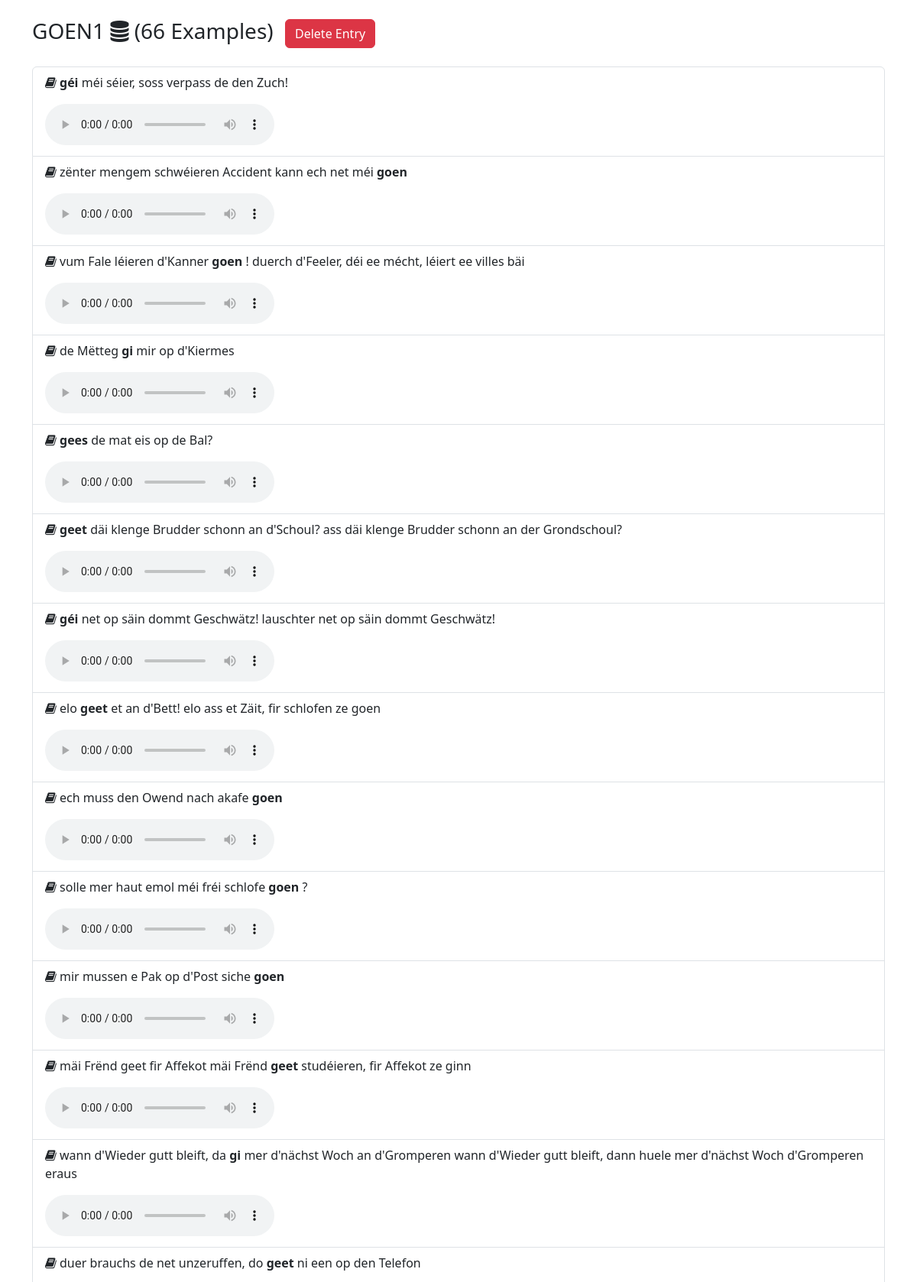
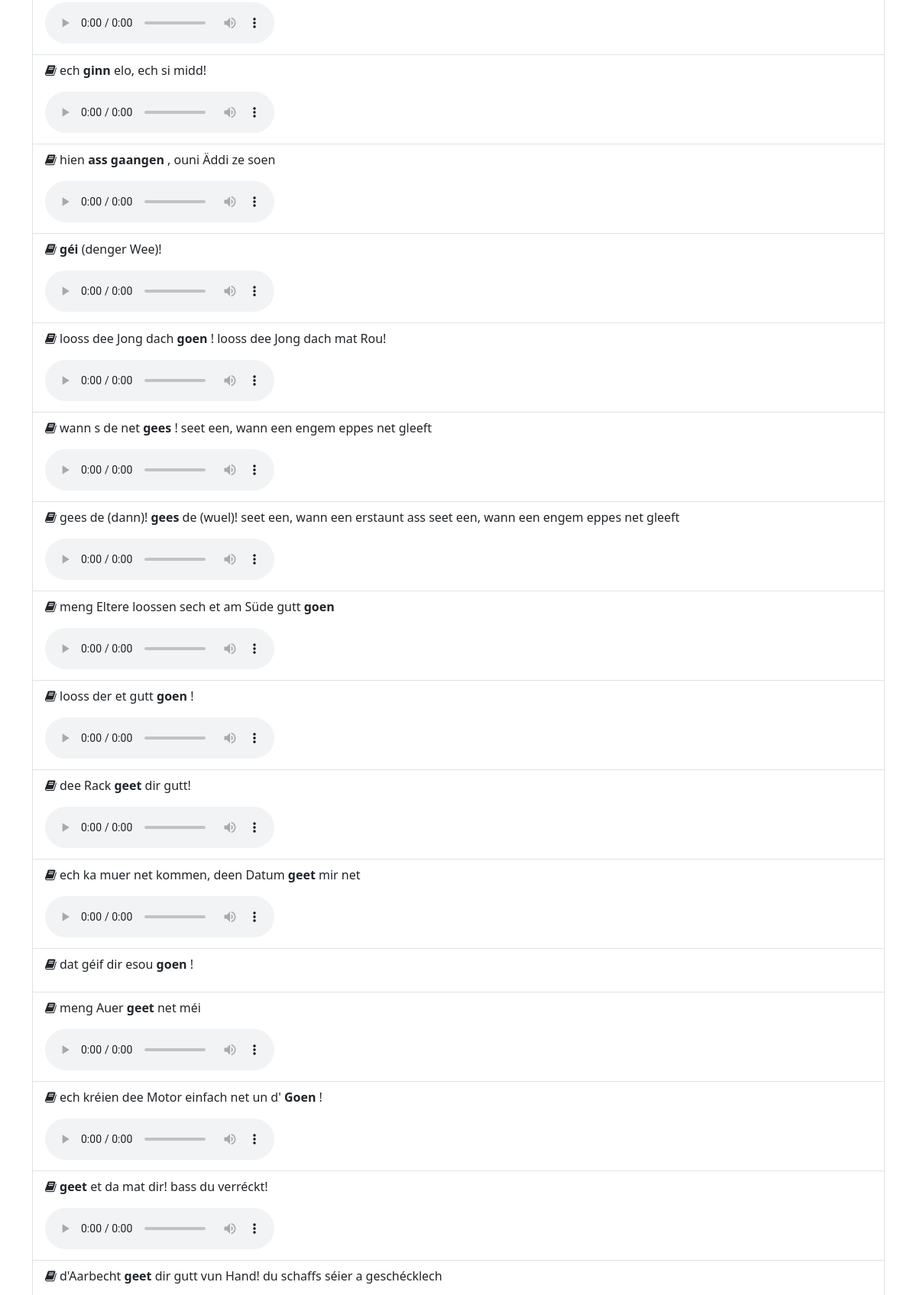
The page /display_examples?id=GOEN1 (upper part) on the database its author committed (2 pictures, top to bottom).
### models.py (models this page shows, shortened)
class Entry(db.Model):
    id = db.Column(db.Integer, primary_key=True)
    entry_id = db.Column(db.String, nullable=False)
    examples = db.relationship('Example', backref='entry', lazy=True)

class Example(db.Model):
    id = db.Column(db.Integer, primary_key=True)
    text = db.Column(db.String, nullable=False)
    mark = db.Column(db.Integer, nullable=True)
    end = db.Column(db.Integer, nullable=True)
    audio_file = db.Column(db.String, nullable=True)
    entry_id = db.Column(db.Integer, db.ForeignKey('entry.id'), nullable=False)

### app.py (the view, shortened to what this page needs)
@app.route('/display_examples', methods=['GET'])
def display_examples():
    entry_id = request.args.get('id')
    if entry_id:
        entry = Entry.query.filter_by(entry_id=entry_id).first()
        if entry:
            example_objects = entry.examples
            loaded_from_db = True
        return render_template('display_examples.html', entry_id=entry_id,
                               examples=example_objects, loaded_from_db=loaded_from_db)
    return jsonify({'message': 'ID parameter is required'}), 400

### templates/display_examples.html (shortened to what this page needs)
<!DOCTYPE html>
<html lang="en">
<head>
    <link href="https://cdn.jsdelivr.net/npm/bootstrap@5.3.3/dist/css/bootstrap.min.css" rel="stylesheet">
    <link href="https://cdnjs.cloudflare.com/ajax/libs/font-awesome/4.7.0/css/font-awesome.min.css" rel="stylesheet">
</head>
<body>
    <div class="container mt-4">
        <h3 class="mb-4">
            {{ entry_id }}
            {% if loaded_from_db %}
            <i class="fa fa-database"></i>
            ({{ examples|length }} Examples)
            <button class="btn btn-danger ms-2" onclick="deleteEntry()">Delete Entry</button>
            {% else %}
            <i class="fa fa-compass"></i>
            ({{ examples|length }} Examples)
            {% endif %}
        </h3>
        <div class="list-group">
            {% for example in examples %}
            <div class="list-group-item">
                <p>
                    <i class="fa fa-book"></i>
                    {% if example.mark is not none %}
                    {{ example.text[:example.mark] }}
                    <strong>{{ example.text[example.mark:example.end] }}</strong>
                    {{ example.text[example.end:] }}
                    {% else %}
                    {{ example.text }}
                    {% endif %}
                </p>
                {% if example.audio_file %}
                <audio controls>
                    <source src="{{ example.audio_file }}" type="audio/ogg">
                </audio>
                {% endif %}
            </div>
            {% endfor %}
        </div>
    </div>
</body>
</html>

### rows shown on the page
Entry: entry "GOEN1"
Example: text+mark+end "géi", text+end "méi séier, soss verpass de den Zuch!"
Example: text+mark "zënter mengem schwéieren Accident kann ech net méi", text+mark+end "goen"
Example: text+mark "vum Fale léieren d'Kanner", text+mark+end "goen", text+end "! duerch d'Feeler, déi ee mécht, léiert ee villes bäi"
Example: text+mark "de Mëtteg", text+mark+end "gi", text+end "mir op d'Kiermes"
Example: text+mark+end "gees", text+end "de mat eis op de Bal?"
Example: text+mark+end "geet", text+end "däi klenge Brudder schonn an d'Schoul? ass däi klenge Brudder schonn an der Grondschoul?"
Example: text+mark+end "géi", text+end "net op säin dommt Geschwätz! lauschter net op säin dommt Geschwätz!"
Example: text+mark "elo", text+mark+end "geet", text+end "et an d'Bett! elo ass et Zäit, fir schlofen ze goen"
Example: text+mark "ech muss den Owend nach akafe", text+mark+end "goen"
Example: text+mark "solle mer haut emol méi fréi schlofe", text+mark+end "goen", text+end "?"
Example: text+mark "mir mussen e Pak op d'Post siche", text+mark+end "goen"
Example: text+mark "mäi Frënd geet fir Affekot mäi Frënd", text+mark+end "geet", text+end "studéieren, fir Affekot ze ginn"
Example: text+mark "wann d'Wieder gutt bleift, da", text+mark+end "gi", text+end "mer d'nächst Woch an d'Gromperen wann d'Wieder gutt bleift, dann huele mer d'nächst Woch d'Gromperen eraus"
Example: text+mark "duer brauchs de net unzeruffen, do", text+mark+end "geet", text+end "ni een op den Telefon"
Example: text+mark "ech", text+mark+end "ginn", text+end "elo, ech si midd!"
Example: text+mark "hien", text+mark+end "ass gaangen", text+end ", ouni Äddi ze soen"
Example: text+mark+end "géi", text+end "(denger Wee)!"
Example: text+mark "looss dee Jong dach", text+mark+end "goen", text+end "! looss dee Jong dach mat Rou!"
Example: text+mark "wann s de net", text+mark+end "gees", text+end "! seet een, wann een engem eppes net gleeft"
Example: text+mark "gees de (dann)!", text+mark+end "gees", text+end "de (wuel)! seet een, wann een erstaunt ass seet een, wann een engem eppes net gleeft"
Example: text+mark "meng Eltere loossen sech et am Süde gutt", text+mark+end "goen"
Example: text+mark "looss der et gutt", text+mark+end "goen", text+end "!"
Example: text+mark "dee Rack", text+mark+end "geet", text+end "dir gutt!"
Example: text+mark "ech ka muer net kommen, deen Datum", text+mark+end "geet", text+end "mir net"
Example: text+mark "dat géif dir esou", text+mark+end "goen", text+end "!"
Example: text+mark "meng Auer", text+mark+end "geet", text+end "net méi"
Example: text+mark "ech kréien dee Motor einfach net un d'", text+mark+end "Goen", text+end "!"
Example: text+mark+end "geet", text+end "et da mat dir! bass du verréckt!"
Example: text+mark "d'Aarbecht", text+mark+end "geet", text+end "dir gutt vun Hand! du schaffs séier a geschécklech"

### other values the page prints
{{ examples|length }} "66"
